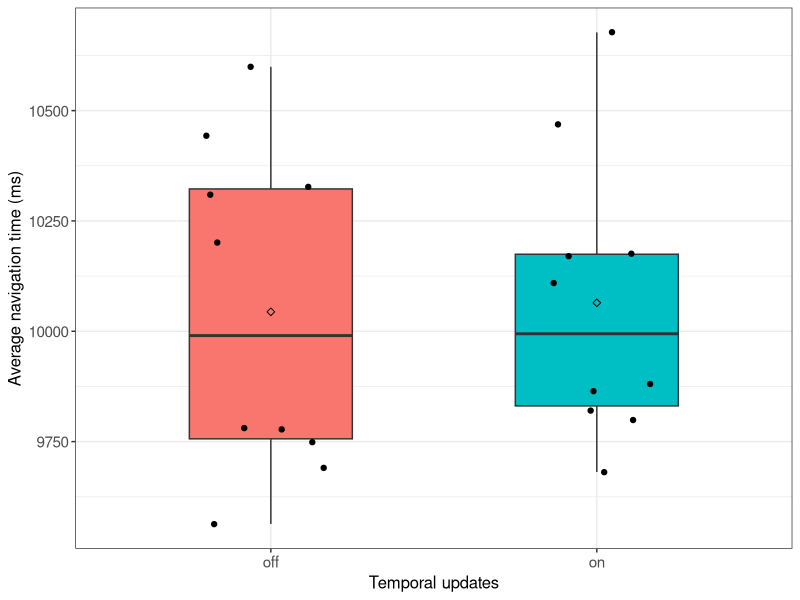
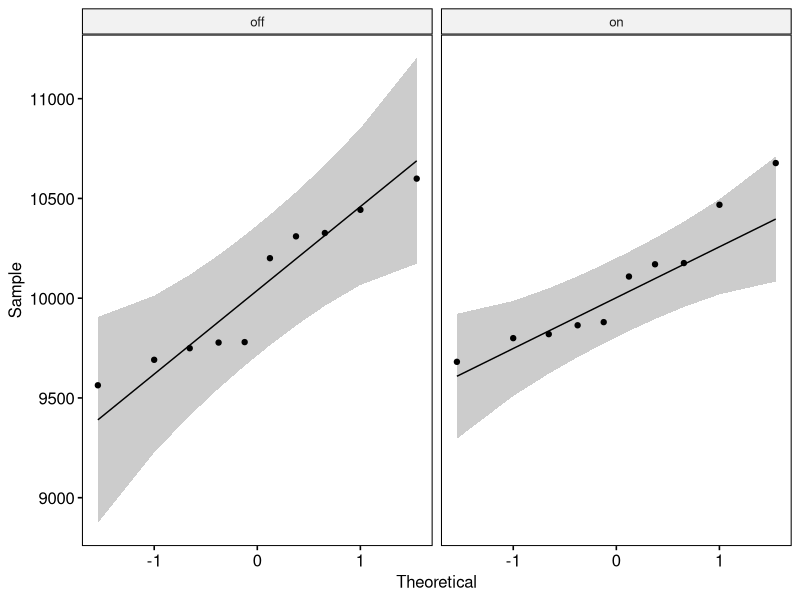

The R script that drew these images, in order:
## ---- chunk 1
if (!require('tidyverse')) install.packages('tidyverse', dependencies = TRUE); library('tidyverse')
if (!require('ggpubr')) install.packages('ggpubr', dependencies = TRUE); library('ggpubr')
if (!require('rstatix')) install.packages('rstatix', dependencies = TRUE); library('rstatix')
if (!require('ggplot2')) install.packages('ggplot2', dependencies = TRUE); library('ggplot2')
## ---- chunk 2
data <- read.csv(file = '../../raw_data/test_temporal_updates/run_table.csv')
data$avg_navigation_time_ms <- data$avg_goal_sending_delay_ms + data$avg_goal_processing_s*1000 + data$avg_nav_result_delay_ms
data <- subset(data, select = c(X__run_id, temporal_updates, avg_navigation_time_ms))
data$temporal_updates <- as.factor(data$temporal_updates)
data$avg_navigation_time_ms <- as.numeric(data$avg_navigation_time_ms)
## ---- chunk 3
data %>%
  group_by(temporal_updates) %>%
  get_summary_stats(avg_navigation_time_ms, type = "mean_sd")
## ---- chunk 4
ggplot(data, aes(x = temporal_updates, y = avg_navigation_time_ms, fill = temporal_updates)) +
  theme_bw() + 
  geom_boxplot(width = 0.5, outlier.size = 0.5) + 
  geom_jitter(width = 0.2) +
  stat_summary(fun = mean, color = 'black', geom = 'point', shape = 5, size = 1.5) +
  labs(x = "Temporal updates", y = "Average navigation time (ms)") +
  theme(legend.position = 'none') +
  theme(
    axis.title.x = element_text(size = 12, family = 'sans'),
    axis.title.y = element_text(size = 12, family = 'sans'),
    axis.text.x = element_text(size = 11, family = 'sans'),
    axis.text.y = element_text(size = 11, family = 'sans'),
    
  )
## ---- chunk 5
data %>% 
  group_by(temporal_updates) %>%
  identify_outliers(avg_navigation_time_ms)
## ---- chunk 6
ggqqplot(data, x = "avg_navigation_time_ms", facet.by = "temporal_updates")
## ---- chunk 7
data %>%
  group_by(temporal_updates) %>%
  shapiro_test(avg_navigation_time_ms)
## ---- chunk 8
data %>%
  t_test(avg_navigation_time_ms ~ temporal_updates) %>%
  add_significance()
